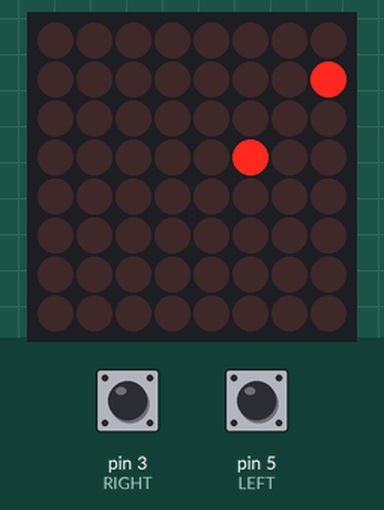
This sketch was run on a simulated Arduino Uno, built with avr-gcc and run on an emulated ATmega328P. On the bench: 8×8 LED matrix. Inputs (shaded band) come from the test bench; at power-on: pin 3 (RIGHT) HIGH, pin 5 (LEFT) HIGH. Random numbers use the default seed unless the sketch sets one.

Above: at 1.2 s.
1.3 s: pin 3 (RIGHT) pulled LOW for 0.15 s
At 1.8 s:
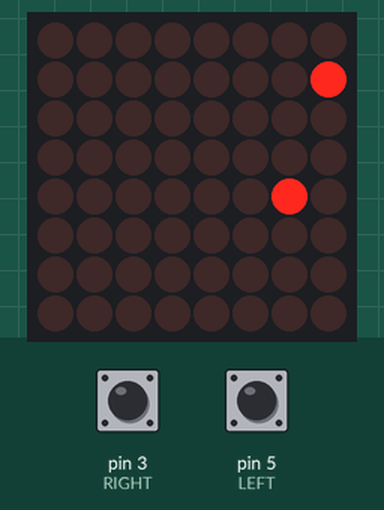
2.0 s: pin 5 (LEFT) pulled LOW for 0.15 s
At 2.2 s:
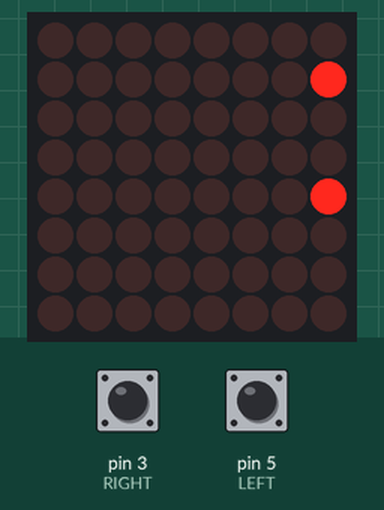
2.7 s: pin 5 (LEFT) pulled LOW for 0.15 s
At 3.0 s:
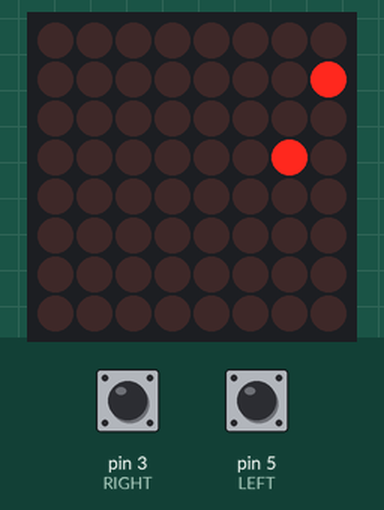
5.8 s: pin 3 (RIGHT) pulled LOW for 3.2 s
At 7.41 s:
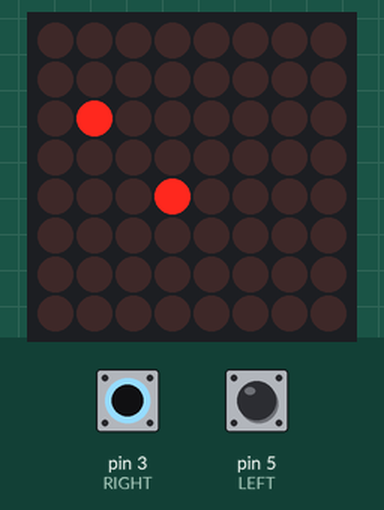
9.6 s: pin 3 (RIGHT) pulled LOW for 0.15 s
At 9.81 s:
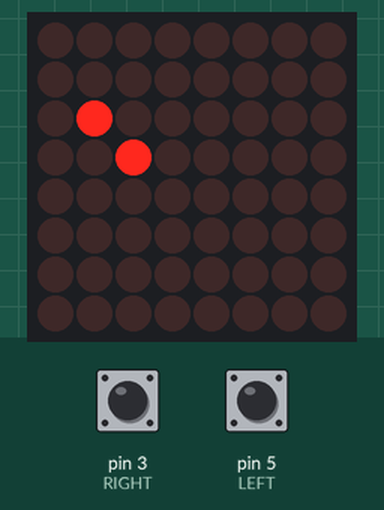
10.3 s: pin 5 (LEFT) pulled LOW for 0.15 s
At 10.61 s:
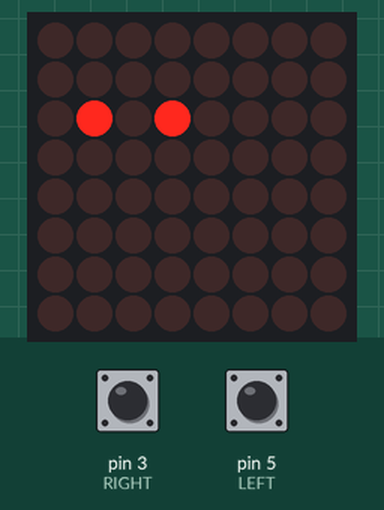
Timing chart, 0 to 13.3 s (numbered marks = the images above; inputs shaded):
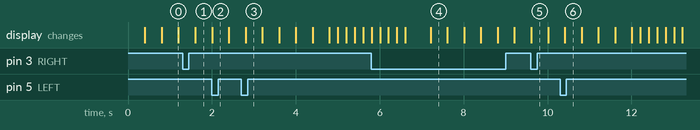

The sketch:

snake.ino
```cpp
#include "LedControl.h"

const int RIGHT = 3;
const int LEFT = 5;
LedControl lc=LedControl(12,10,11,1);

const long TICK_LENGTH_MILLIS = 400L;
const int MAX_SNAKE_LENGTH = 64;
int SNAKE_START_POS[2] = {3, 3};
char SNAKE_START_DIR = 'e';


void setup() {
  pinMode(LEFT, INPUT_PULLUP);
  pinMode(RIGHT, INPUT_PULLUP);
  Serial.begin(9600);

  lc.shutdown(0,false);
  /* Set the brightness to a medium values */
  lc.setIntensity(0,8);
  /* and clear the display */
  lc.clearDisplay(0);
}


char check_input() {
  if (digitalRead(RIGHT) == LOW){return 'r';}
  else if (digitalRead(LEFT) == LOW){return 'l';}
  else {return '-';}
}


bool value_in_array(int* arr, int v, int n){
  // Check presence of v in arr up to index=n
  for (int i=0; i<n; i++){
    if (arr[i] == v){
      return true;
    }
  }
  return false;
}


class Game {
private:
  int snake_x[MAX_SNAKE_LENGTH+1];
  int snake_y[MAX_SNAKE_LENGTH+1];
  int snake_length;
  char snake_dir;
  int food_x;
  int food_y;
  bool game_over;

public:
  Game(){
    snake_x[0] = SNAKE_START_POS[0];
    snake_y[0] = SNAKE_START_POS[1];
    snake_length = 1;
    snake_dir = SNAKE_START_DIR;
    randomise_food_pos();
    game_over = false;
  }

  bool snake_is_here(int x, int y){
    for (int i=0; i<snake_length; i++){
      if (snake_x[i] == x and snake_y[i] == y){
        return true;
      }
    }
    return false;
  }

  void randomise_food_pos(){
    do{
      food_x = random(0, 8);
      food_y = random(0, 8);
    }
    while (snake_is_here(food_x, food_y));
  }

  void update_direction(char instruction){
    // d is in {'n', 's', 'e', 'w'} (North, South, East or West)
    // Instruction is in {'l', 'r', '-'} (turn left, turn right, or don't turn)
    if (instruction == '-'){;}
    else if (instruction == 'l' and snake_dir == 'n'){snake_dir = 'w';}
    else if (instruction == 'l' and snake_dir == 's'){snake_dir = 'e';}
    else if (instruction == 'l' and snake_dir == 'e'){snake_dir = 'n';}
    else if (instruction == 'l' and snake_dir == 'w'){snake_dir = 's';}
    else if (instruction == 'r' and snake_dir == 'n'){snake_dir = 'e';}
    else if (instruction == 'r' and snake_dir == 's'){snake_dir = 'w';}
    else if (instruction == 'r' and snake_dir == 'e'){snake_dir = 's';}
    else if (instruction == 'r' and snake_dir == 'w'){snake_dir = 'n';}
  }

  void update_board(char instruction) {
    update_direction(instruction);

    int head_x = snake_x[0];
    int head_y = snake_y[0];
    if (snake_dir == 'n'){head_y -= 1;}
    if (snake_dir == 'e'){head_x += 1;}
    if (snake_dir == 's'){head_y += 1;}
    if (snake_dir == 'w'){head_x -= 1;}

    // Check for collision with wall
    if (head_x < 0 or head_x > 7 or head_y < 0 or head_y > 7){
      snake_dies();
      return;
    }

    // Check for collision with self
    for (int i=0; i<snake_length; i++){
      for (int j=0; j<snake_length; j++){
        if (i==j){
          continue;
        }
        if (snake_x[i] == snake_x[j] and snake_y[i] == snake_y[j]){
          snake_dies();
          return;
        }
      }
    }

    // Move snake forwards
    for (int i=snake_length; i>0; i--){
      snake_x[i] = snake_x[i-1];
      snake_y[i] = snake_y[i-1];
    }

    snake_x[0] = head_x;
    snake_y[0] = head_y;

    // Check if snake has found food
    if (head_x == food_x and head_y == food_y){
      randomise_food_pos();
      snake_length++;
    }
  }

  void write_board(){
    lc.clearDisplay(0);
    for (int i=0; i<snake_length; i++){
      lc.setLed(0, snake_y[i], snake_x[i], true);
    }
    lc.setLed(0, food_y, food_x, true);
  }

  void snake_dies(){
    game_over = true;
    for (int i=0; i<5; i++){
      lc.clearDisplay(0);
      delay(200);
      for (int row=0; row<8; row++){
        lc.setRow(0, row, B11111111);
      }
      delay(200);
    }
  }

  bool get_game_over() {return game_over;}
};


void loop() {
  long tick = 1;
  char new_instruction;
  char instruction;

  long start_time = millis();
  Game game = Game();

  while (true){
    //Constantly check for button presses
    while (millis() - start_time < tick * TICK_LENGTH_MILLIS) {
      new_instruction = check_input();
      if (new_instruction != '-') {
        instruction = new_instruction;
      }
    }

    //Once the tick is over, update the game according to the last pressed button
    game.update_board(instruction);
    instruction = '-';
    if (game.get_game_over()){break;}
    game.write_board();
    tick += 1;
  }
}
```
